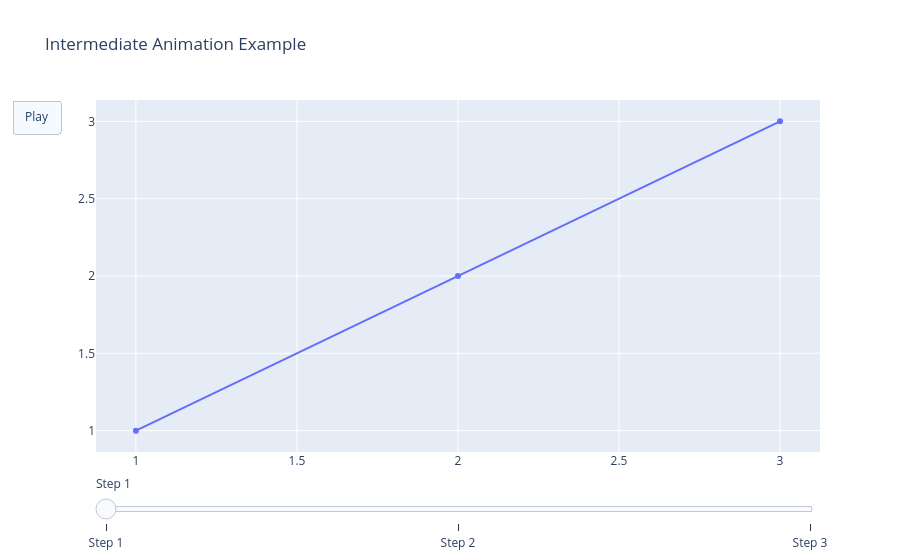

The notebook cell this image was saved under:
### Code cell
# 1. Define Frames (Animation Steps)

frames = [
    go.Frame(
        data=[go.Scatter(x=[1, 2, 3], y=[1, 2, 3], mode="lines+markers")],
        name="Step 1"
    ),
    go.Frame(
        data=[go.Scatter(x=[1, 2, 3], y=[2, 4, 6], mode="lines+markers")],
        name="Step 2"
    ),
    go.Frame(
        data=[go.Scatter(x=[1, 2, 3], y=[3, 6, 9], mode="lines+markers")],
        name="Step 3"
    )
]


# 2. Create Figure

fig = go.Figure(
    
    # Initial Data (First Frame)
    data=[
        go.Scatter(
            x=[1, 2, 3],
            y=[1, 2, 3],
            mode="lines+markers"
        )
    ],

    
    # 3. Layout (Controls + Styling)
    
    layout=go.Layout(
        title="Intermediate Animation Example",

        # 🎮 Play Button
        updatemenus=[ # ->  controls animation
            {
                "type": "buttons",
                "buttons": [
                    {
                        "label": "Play",
                        "method": "animate",
                        "args": [
                            None,
                            {
                                "frame": {"duration": 500, "redraw": True},
                                "fromcurrent": True,
                                "transition": {"duration": 300}
                            }
                        ]
                    }
                ]
            }
        ],

        # 🎚️ Slider Control
        sliders=[
            {
                "active": 0,
                "steps": [
                    {
                        "label": frame.name,
                        "method": "animate",
                        "args": [
                            [frame.name],
                            {
                                "frame": {"duration": 500, "redraw": True},
                                "mode": "immediate",
                                "transition": {"duration": 300}
                            }
                        ]
                    }
                    for frame in frames
                ]
            }
        ]
    ),

    
    # 4. Attach Frames
    
    frames=frames
)

fig.show()

### Figure 1 — Plotly figure (JSON) as saved in the notebook; plotly's stock layout.template omitted (floating-point values rounded to 4 significant figures)
{"data": [{"mode": "lines+markers", "type": "scatter", "x": [1, 2, 3], "y": [1, 2, 3]}], "layout": {"sliders": [{"active": 0, "steps": [{"args": [["Step 1"], {"frame": {"duration": 500, "redraw": true}, "mode": "immediate", "transition": {"duration": 300}}], "label": "Step 1", "method": "animate"}, {"args": [["Step 2"], {"frame": {"duration": 500, "redraw": true}, "mode": "immediate", "transition": {"duration": 300}}], "label": "Step 2", "method": "animate"}, {"args": [["Step 3"], {"frame": {"duration": 500, "redraw": true}, "mode": "immediate", "transition": {"duration": 300}}], "label": "Step 3", "method": "animate"}]}], "title": {"text": "Intermediate Animation Example"}, "updatemenus": [{"buttons": [{"args": [null, {"frame": {"duration": 500, "redraw": true}, "fromcurrent": true, "transition": {"duration": 300}}], "label": "Play", "method": "animate"}], "type": "buttons"}]}}
